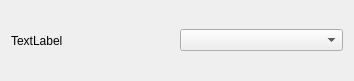
<?xml version="1.0" encoding="UTF-8"?>
<ui version="4.0">
 <class>ComboParam</class>
 <widget class="QWidget" name="ComboParam">
  <property name="geometry">
   <rect>
    <x>0</x>
    <y>0</y>
    <width>354</width>
    <height>81</height>
   </rect>
  </property>
  <property name="windowTitle">
   <string>Form</string>
  </property>
  <layout class="QHBoxLayout" name="horizontalLayout">
   <property name="topMargin">
    <number>0</number>
   </property>
   <property name="bottomMargin">
    <number>0</number>
   </property>
   <item>
    <widget class="QLabel" name="label">
     <property name="text">
      <string>TextLabel</string>
     </property>
    </widget>
   </item>
   <item>
    <widget class="QComboBox" name="comboBox"/>
   </item>
  </layout>
 </widget>
 <resources/>
 <connections/>
</ui>
